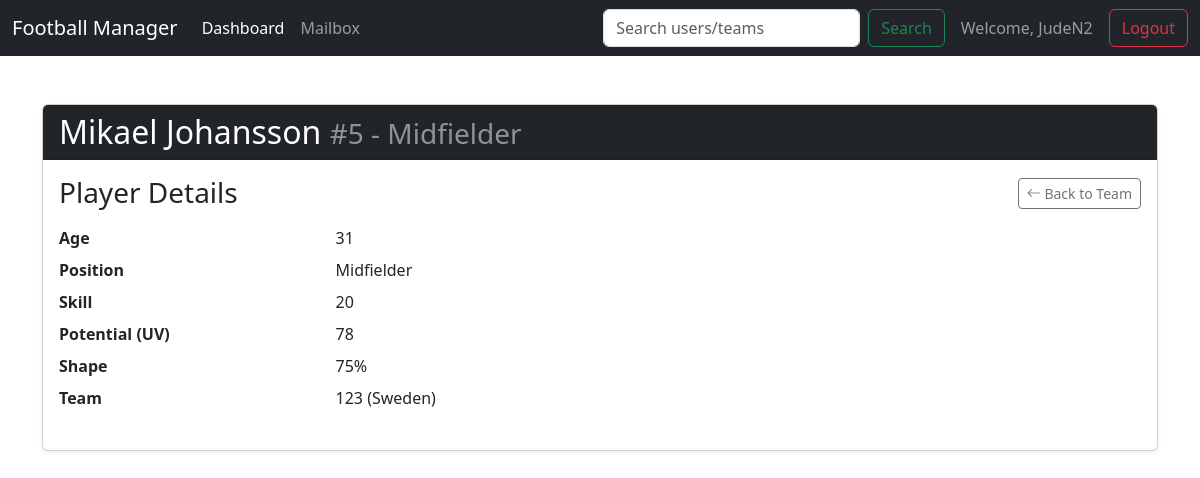
The app's page /player/1 (signed in) with its own data.
### app/models.py (models this page shows, shortened)
class User(db.Model):
    id = db.Column(db.Integer, primary_key=True)
    username = db.Column(db.String(80), unique=True, nullable=False)
    password_hash = db.Column(db.String(128))
    teams = db.relationship('Team', backref='user', lazy=True, cascade="all, delete-orphan")
    sent_messages = db.relationship('Message', foreign_keys='Message.sender_id', backref='sender', lazy=True, cascade="all, delete-orphan")
    received_messages = db.relationship('Message', foreign_keys='Message.recipient_id', backref='recipient', lazy=True, cascade="all, delete-orphan")

class Player(db.Model):
    id = db.Column(db.Integer, primary_key=True)
    name = db.Column(db.String(100), nullable=False)
    age = db.Column(db.Integer, nullable=False)
    position = db.Column(db.Enum(Position), nullable=False)
    skill = db.Column(db.Integer, nullable=False)
    potential = db.Column(db.Integer, nullable=False) # "UV" (utvecklingsvärde)
    shape = db.Column(db.Integer, nullable=False)
    shirt_number = db.Column(db.Integer, nullable=False)
    team_id = db.Column(db.Integer, db.ForeignKey('team.id'), nullable=False)

class Team(db.Model):
    id = db.Column(db.Integer, primary_key=True)
    name = db.Column(db.String(100), unique=True, nullable=False)
    country = db.Column(db.String(50), nullable=False)
    user_id = db.Column(db.Integer, db.ForeignKey('user.id'), nullable=False)
    players = db.relationship('Player', backref='team', lazy=True, cascade="all, delete-orphan")
    league = db.Column(db.String(100), nullable=True, default=None)
    division = db.Column(db.String(50), nullable=True, default=None)
    season = db.Column(db.Integer, nullable=True, default=None)

### app/routes_game.py (the view)
@game_bp.route('/player/<int:player_id>')
def player_page(player_id):
    if 'username' not in session:
        return redirect(url_for('auth_bp.login'))
    player = Player.query.get_or_404(player_id)
    user = User.query.filter_by(username=session['username']).first()
    is_owner = (player.team.user_id == user.id)
    return render_template('player_page.html', player=player, is_owner=is_owner)

### app/__init__.py (called while the page is built)
def create_app():
    app = Flask(__name__)
    app.config['SECRET_KEY'] = 'a_very_secret_key_for_development'
    app.config['SQLALCHEMY_DATABASE_URI'] = 'sqlite:///' + os.path.join(basedir, 'database.db')
    db.init_app(app)
    from .routes_auth import auth_bp
    from .routes_game import game_bp
    app.register_blueprint(auth_bp)
    app.register_blueprint(game_bp)
    @app.context_processor
    def inject_selected_team():
        if 'selected_team_id' in session:
            from .models import Team
            selected_team = Team.query.get(session['selected_team_id'])
            return dict(selected_team=selected_team)
        return dict(selected_team=None)
    def nl2br(value):
        result = value.replace('\n', '<br>\n')
        return Markup(result)
    app.jinja_env.filters['nl2br'] = nl2br
    return app

### app/templates/player_page.html (shortened to what this page needs)
{% extends "base.html" %}
{% block content %}
<div class="card shadow-sm">
    <div class="card-header bg-dark text-white">
        <h1 class="h2 mb-0">{{ player.name }} <small class="text-white-50">#{{ player.shirt_number }} - {{ player.position.value }}</small></h1>
    </div>
    <div class="card-body">
        <div class="d-flex justify-content-between align-items-center mb-3">
            <h3 class="card-title mb-0">Player Details</h3>
            <a href="{{ url_for('game_bp.team_page', team_id=player.team.id) }}" class="btn btn-outline-secondary btn-sm">
                <i class="bi bi-arrow-left"></i> Back to Team
            </a>
        </div>
        <dl class="row">
            <dt class="col-sm-3">Age</dt>
            <dd class="col-sm-9">{{ player.age }}</dd>
            <dt class="col-sm-3">Position</dt>
            <dd class="col-sm-9">{{ player.position.value }}</dd>
            <dt class="col-sm-3">Skill</dt>
            <dd class="col-sm-9">{{ player.skill }}</dd>
            <dt class="col-sm-3">Potential (UV)</dt>
            <dd class="col-sm-9">{{ player.potential }}</dd>
            <dt class="col-sm-3">Shape</dt>
            <dd class="col-sm-9">{{ player.shape }}%</dd>
            <dt class="col-sm-3">Team</dt>
            <dd class="col-sm-9">{{ player.team.name }} ({{ player.team.country }})</dd>
        </dl>
    </div>
</div>
{% endblock %}

### app/templates/base.html (shortened to what this page needs)
<!DOCTYPE html>
<html lang="en">
<head>
    <link href="https://cdn.jsdelivr.net/npm/bootstrap@5.3.3/dist/css/bootstrap.min.css" rel="stylesheet">
    <link rel="stylesheet" href="https://cdn.jsdelivr.net/npm/bootstrap-icons@1.11.3/font/bootstrap-icons.min.css">
</head>
<body>
    <nav class="navbar navbar-expand-lg navbar-dark bg-dark fixed-top">
        <div class="container-fluid">
            <a class="navbar-brand" href="{{ url_for('game_bp.dashboard') }}">Football Manager</a>
            <div class="collapse navbar-collapse">
                <ul class="navbar-nav me-auto mb-2 mb-lg-0">
                    <li class="nav-item">
                        <a class="nav-link active" href="{{ url_for('game_bp.dashboard') }}">Dashboard</a>
                    </li>
                    <li class="nav-item">
                        <a class="nav-link" href="{{ url_for('game_bp.mailbox') }}">Mailbox</a>
                    </li>
                </ul>
                <form class="d-flex me-3" action="{{ url_for('game_bp.search') }}" method="post">
                    <input class="form-control me-2" type="search" placeholder="Search users/teams" name="query" aria-label="Search">
                    <button class="btn btn-outline-success" type="submit">Search</button>
                </form>
                {% if session.username %}
                <span class="navbar-text me-3">
                    Welcome, {{ session.username }}
                </span>
                <a href="{{ url_for('auth_bp.logout') }}" class="btn btn-outline-danger">Logout</a>
                {% endif %}
            </div>
        </div>
    </nav>
    <main class="container mt-4">
        {% block content %}{% endblock %}
    </main>
</body>
</html>

### app/templates/base.html (style rules this page uses)
body { background-image: url('https://images.pexels.com/photos/114296/pexels-photo-114296.jpeg'); background-size: cover; background-position: center; background-attachment: fixed; padding-top: 80px; }

### records on screen
User: username "JudeN2"
Player: name "Mikael Johansson", shirt_number "5", position.value "Midfielder", age "31", skill "20", potential "78", shape "75"
Team: team.name "123", team.country "Sweden"
